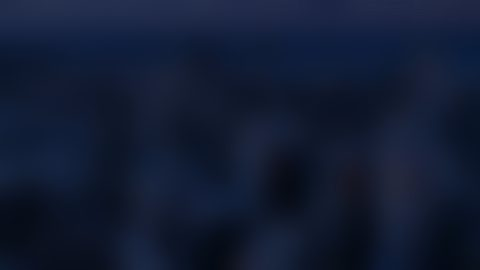
#> input picture app/fondos/ciudad-chicago-noche-vidrio.jpg, 480 x 270 px
$ python -i fondos.py   (imports and definitions only)
#> lines starting #> are read from the running program, lines starting #| are printed output that depends on the picture
#!/usr/bin/env python3
"""Descarga las fotos de fondo en app/fondos/ y prepara sus copias de vidrio.

    python3 tools/fondos.py

Así la TV no tiene que pedirlas a internet: cambiar de fondo es instantáneo y funciona sin red.
Lee la lista de js/fondos.js, pide cada foto a Unsplash a 1920 x 1080 (JPEG, calidad 75, ~400 KB)
y se salta las que ya estén descargadas. Fotos de unsplash.com con la licencia de Unsplash (uso libre).

Por cada foto crea también <id>-vidrio.jpg: 480 x 270, difuminada y más saturada (~10 KB).
Los paneles de vidrio y el reloj la estiran a pantalla completa, así que la TV no tiene que
difuminar nada al vuelo (idea de couch-tv, github.com/Seagey/couch-tv). Necesita Pillow para las
copias de vidrio; sin Pillow solo descarga y la app usa el difuminado de Unsplash por internet.
"""
import io
import os
import re
import sys
import urllib.request

RAIZ = os.path.dirname(os.path.dirname(os.path.abspath(__file__)))
CARPETA = os.path.join(RAIZ, 'app', 'fondos')

try:
    from PIL import Image, ImageEnhance, ImageFilter
except ImportError:
    Image = None


def vidrio(origen, destino):
#> called with destino = 'out.png'
    with Image.open(origen) as foto:
        # Reducir primero: difuminar 480 px es 16 veces más barato que 1920, y al estirarla queda igual
#> foto is the input picture: PIL image 480x270 RGB; mean R, G, B 17.9, 27.6, 50.8
        pequena = foto.convert('RGB').resize((480, 270), Image.LANCZOS)
    borrosa = pequena.filter(ImageFilter.GaussianBlur(14))
    borrosa = ImageEnhance.Color(borrosa).enhance(1.8)
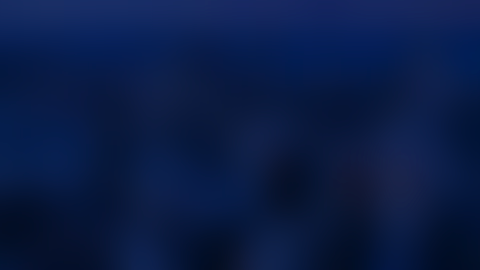
#> borrosa: PIL image 480x270 RGB; mean R, G, B 9.9, 27.6, 69.1
    borrosa.save(destino, 'JPEG', quality=82, optimize=True, progressive=True)


def main():
    with open(os.path.join(RAIZ, 'app', 'js', 'fondos.js'), encoding='utf-8') as f:
        fotos = re.findall(r"id: '([a-z0-9-]+)'[^}]*?foto: '([0-9a-f-]+)'", f.read())
    if not fotos:
        sys.exit('No encuentro fotos en app/js/fondos.js')
    os.makedirs(CARPETA, exist_ok=True)
    total = 0
    for id_, foto in fotos:
        destino = os.path.join(CARPETA, id_ + '.jpg')
        if os.path.exists(destino):
            print('  ya está   ', id_)
        else:
            url = 'https://images.unsplash.com/photo-%s?w=1920&h=1080&fit=crop&crop=entropy&q=75&fm=jpg' % foto
            with urllib.request.urlopen(url, timeout=30) as r:
                if not r.headers.get('Content-Type', '').startswith('image/'):
                    sys.exit('Respuesta inesperada para %s' % id_)
                datos = r.read()
            with open(destino, 'wb') as f:
                f.write(datos)
            total += len(datos)
            print('  descargada', id_, '(%d KB)' % (len(datos) // 1024))
        copia = os.path.join(CARPETA, id_ + '-vidrio.jpg')
        if Image and not os.path.exists(copia):
            vidrio(destino, copia)
    if not Image:
        print('Aviso: sin Pillow no se crean las copias de vidrio (pip install Pillow).')
    print('Listo: %d fotos en app/fondos/ (%d KB nuevos)' % (len(fotos), total // 1024))


# [2 lines not run here, left out]

>>> result = vidrio('../app/fondos/ciudad-chicago-noche-vidrio.jpg', 'out.png')
